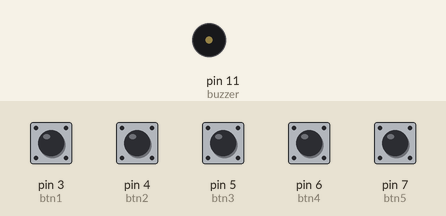
Bench run of a sketch on a simulated Arduino Uno, built with avr-gcc and run on an emulated ATmega328P. Shown: buzzer (waves = sounding). The inputs (shaded band) are chosen by the test bench; at power-on: pin 3 (btn1), pin 4 (btn2), pin 5 (btn3), pin 6 (btn4), pin 7 (btn5) LOW.

Above: at 1.2 s.
1.3 s: pin 3 (btn1) pulled HIGH for 0.15 s
At 1.42 s:
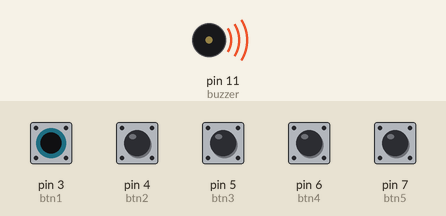
Timing chart, 0 to 4.3 s (numbered marks = the images above; inputs shaded):
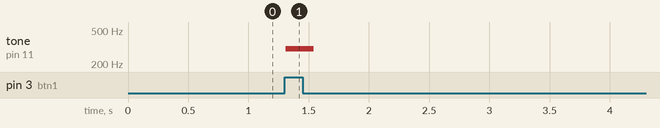

Measured:
- after the input at 1.3 s, tone on pin 11 (buzzer): silent → 300 Hz at once, → silent 0.24 s later

The sketch:

piano.ino
```cpp
int btn1 = 3;
int btn2 = 4;
int btn3 = 5;
int btn4 = 6;
int btn5 = 7;
int buzzer = 11;

void setup() {
  // put your setup code here, to run once:
  pinMode(btn1, INPUT);
  pinMode(btn2, INPUT);
  pinMode(btn3, INPUT);
  pinMode(btn4, INPUT);
  pinMode(btn5, INPUT);
  pinMode(buzzer, OUTPUT);
}

void loop() {
  // put your main code here, to run repeatedly:
  int b1 = digitalRead(btn1);
  int b2 = digitalRead(btn2);
  int b3 = digitalRead(btn3);
  int b4 = digitalRead(btn4);
  int b5 = digitalRead(btn5);

  if(b1 == 1){
    tone(buzzer, 300, 100);
  }
  if(b2 == 1){
    tone(buzzer, 400, 100);
  }
  if(b3 == 1){
    tone(buzzer, 500, 100);
  }
  if(b4 == 1){
    tone(buzzer, 600, 100);
  }
  if(b5 == 1){
    tone(buzzer, 700, 100);
  }

  delay(15);
}
```
